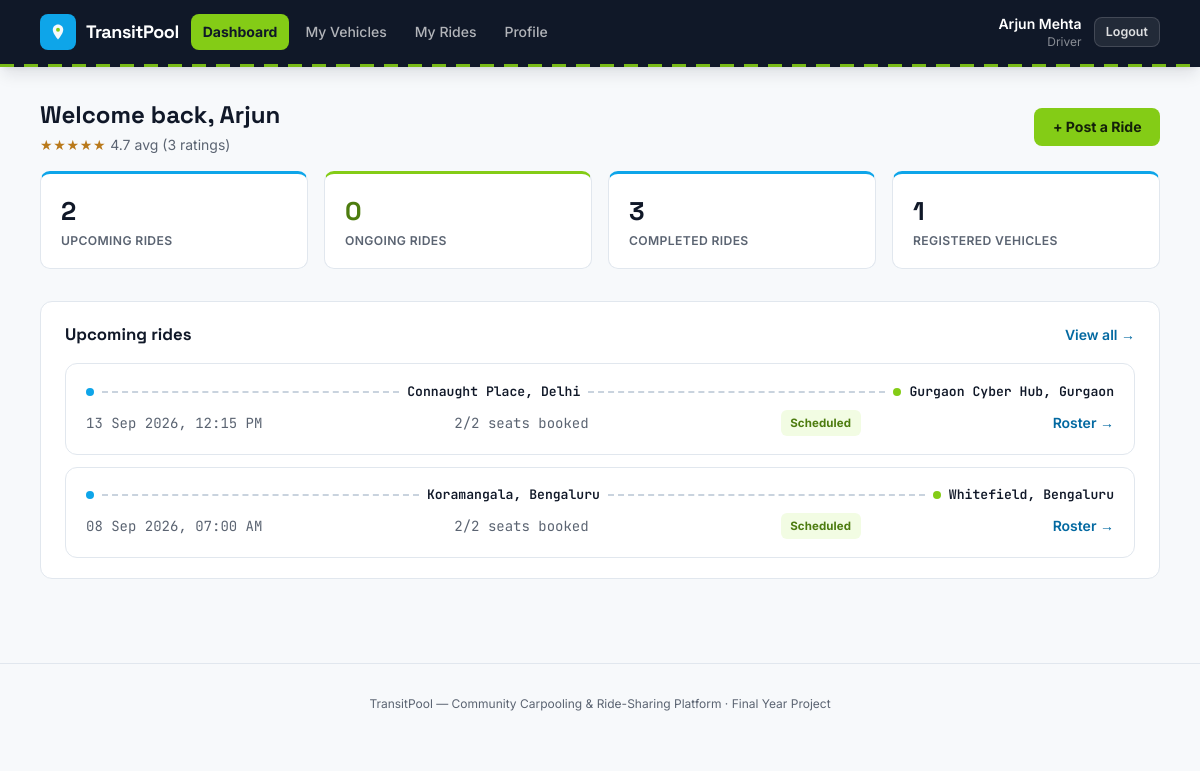
The app's page /index.php?route=driver/dashboard (signed in) with its own data.
### tables this page shows
CREATE TABLE rides (
    id               INT UNSIGNED AUTO_INCREMENT PRIMARY KEY,
    driver_id        INT UNSIGNED NOT NULL,
    vehicle_id       INT UNSIGNED NOT NULL,
    origin           VARCHAR(120) NOT NULL,
    destination      VARCHAR(120) NOT NULL,
    departure_at     DATETIME NOT NULL,
    seats_total      TINYINT UNSIGNED NOT NULL,
    seats_available  TINYINT UNSIGNED NOT NULL,
    price_per_seat   DECIMAL(8,2) NOT NULL,
    notes            VARCHAR(255) NULL,
    status           ENUM('scheduled','ongoing','completed','cancelled') NOT NULL DEFAULT 'scheduled',
    created_at       TIMESTAMP NOT NULL DEFAULT CURRENT_TIMESTAMP,
    CONSTRAINT fk_rides_driver  FOREIGN KEY (driver_id)  REFERENCES users(id)    ON DELETE CASCADE,
    CONSTRAINT fk_rides_vehicle FOREIGN KEY (vehicle_id) REFERENCES vehicles(id) ON DELETE RESTRICT,
    INDEX idx_rides_driver (driver_id),
    INDEX idx_rides_search (status, departure_at),
    INDEX idx_rides_origin (origin),
    INDEX idx_rides_destination (destination)
);

### app/controllers/DriverController.php (called while the page is built, shortened)
<?php
require_once __DIR__ . '/../models/Vehicle.php';
require_once __DIR__ . '/../models/Ride.php';
require_once __DIR__ . '/../models/Rating.php';
class DriverController
{
    public function dashboard(): void
    {
        $driverId = Auth::id();
        $rides = Ride::forDriver($driverId);
        $upcoming = array_values(array_filter($rides, fn($r) => $r['status'] === 'scheduled'));
        $ongoing = array_values(array_filter($rides, fn($r) => $r['status'] === 'ongoing'));
        $completed = array_values(array_filter($rides, fn($r) => $r['status'] === 'completed'));
        $vehicles = Vehicle::forDriver($driverId);
        $avgRating = Rating::averageForRatee($driverId);
        require __DIR__ . '/../views/driver/dashboard.php';
    }
}

### public/index.php (called while the page is built, shortened)
<?php
require_once __DIR__ . '/../core/helpers.php';
require_once __DIR__ . '/../core/Database.php';
require_once __DIR__ . '/../core/Auth.php';
require_once __DIR__ . '/../app/models/Vehicle.php';
require_once __DIR__ . '/../app/models/Ride.php';
require_once __DIR__ . '/../app/models/Rating.php';
require_once __DIR__ . '/../app/controllers/DriverController.php';
$router = new Router();
$router->get('login', fn() => (new AuthController())->showLogin());
$router->post('login', fn() => (new AuthController())->login());
$router->get('register', fn() => (new AuthController())->showRegister());
$router->post('register', fn() => (new AuthController())->register());
$router->post('logout', fn() => (new AuthController())->logout());
$router->get('admin/dashboard', fn() => (new AdminController())->dashboard());
$router->get('admin/users', fn() => (new AdminController())->users());
$router->post('admin/users/status', fn() => (new AdminController())->userStatus());
$router->get('admin/vehicles', fn() => (new AdminController())->vehicles());
$router->post('admin/vehicles/status', fn() => (new AdminController())->vehicleStatus());
$router->get('admin/rides', fn() => (new AdminController())->rides());
$router->get('admin/rides/show', fn() => (new AdminController())->rideShow());
$router->post('admin/rides/cancel', fn() => (new AdminController())->rideCancel());
$router->get('admin/bookings', fn() => (new AdminController())->bookings());
$router->get('admin/ratings', fn() => (new AdminController())->ratings());
$router->get('admin/reports', fn() => (new AdminController())->reports());
$router->post('admin/reports/resolve', fn() => (new AdminController())->reportResolve());
$router->get('driver/dashboard', fn() => (new DriverController())->dashboard());
$router->get('driver/vehicles', fn() => (new DriverController())->vehicles());
$router->get('driver/vehicles/new', fn() => (new DriverController())->vehicleNew());
$router->post('driver/vehicles/store', fn() => (new DriverController())->vehicleStore());
$router->get('driver/vehicles/edit', fn() => (new DriverController())->vehicleEdit());
$router->post('driver/vehicles/update', fn() => (new DriverController())->vehicleUpdate());
$router->post('driver/vehicles/deactivate', fn() => (new DriverController())->vehicleDeactivate());
$router->post('driver/vehicles/activate', fn() => (new DriverController())->vehicleActivate());
$router->get('driver/rides', fn() => (new DriverController())->rides());
$router->get('driver/rides/new', fn() => (new DriverController())->rideNew());
$router->post('driver/rides/store', fn() => (new DriverController())->rideStore());
$router->get('driver/rides/edit', fn() => (new DriverController())->rideEdit());
$router->post('driver/rides/update', fn() => (new DriverController())->rideUpdate());
$router->post('driver/rides/cancel', fn() => (new DriverController())->rideCancel());
$router->post('driver/rides/start', fn() => (new DriverController())->rideStart());
$router->post('driver/rides/complete', fn() => (new DriverController())->rideComplete());
$router->get('driver/rides/roster', fn() => (new DriverController())->roster());
$router->get('driver/rides/rate', fn() => (new DriverController())->rateRiders());
$router->post('driver/ratings/store', fn() => (new DriverController())->rateRiderStore());
$router->get('driver/profile', fn() => (new DriverController())->profile());
$router->get('rider/dashboard', fn() => (new RiderController())->dashboard());
$router->get('rider/search', fn() => (new RiderController())->search());
$router->get('rider/rides/show', fn() => (new RiderController())->rideShow());
$router->post('rider/bookings/store', fn() => (new RiderController())->bookingStore());
$router->get('rider/bookings', fn() => (new RiderController())->bookings());
$router->post('rider/bookings/cancel', fn() => (new RiderController())->bookingCancel());
$router->get('rider/rides/rate', fn() => (new RiderController())->rateDriver());
$router->post('rider/ratings/store', fn() => (new RiderController())->rateDriverStore());
$router->get('rider/profile', fn() => (new RiderController())->profile());
$router->get('reports/new', fn() => (new ReportController())->newForm());
$router->post('reports/store', fn() => (new ReportController())->store());
$route = $_GET['route'] ?? '';
$router->dispatch($_SERVER['REQUEST_METHOD'], $route);

### core/Router.php (called while the page is built, shortened)
<?php
class Router
{
    private array $routes = ['GET' => [], 'POST' => []];
    public function get(string $route, callable $handler): void
    {
        $this->routes['GET'][$route] = $handler;
    }
    public function post(string $route, callable $handler): void
    {
        $this->routes['POST'][$route] = $handler;
    }
    public function dispatch(string $method, string $route): void
    {
        $handler = $this->routes[$method][$route] ?? null;
        try {
            $handler();
        } catch (Throwable $e) {
            error_log($e->getMessage());
            http_response_code(500);
            require __DIR__ . '/../app/views/errors/500.php';
        }
    }
}

### core/Auth.php (called while the page is built, shortened)
<?php
require_once __DIR__ . '/Database.php';
class Auth
{
    public static function id(): ?int
    {
        return $_SESSION['user_id'] ?? null;
    }
    public static function name(): ?string
    {
        return $_SESSION['user_name'] ?? null;
    }
}

### core/helpers.php (called while the page is built, shortened)
<?php
function e(?string $value): string
{
    return htmlspecialchars($value ?? '', ENT_QUOTES, 'UTF-8');
}
function format_datetime(?string $datetime): string
{
    $ts = strtotime($datetime);
    return $ts === false ? '-' : date('d M Y, h:i A', $ts);
}
function stars(int $count): string
{
    $count = max(0, min(5, $count));
    return str_repeat('★', $count) . str_repeat('☆', 5 - $count);
}
function status_badge_class(string $status): string
{
    return match ($status) {
        'active', 'confirmed', 'completed', 'resolved', 'scheduled' => 'badge-lime',
        'ongoing' => 'badge-sky',
        'inactive', 'cancelled', 'dismissed' => 'badge-slate',
        'open' => 'badge-amber',
        default => 'badge-slate',
    };
}

### core/Database.php (called while the page is built)
<?php
class Database
{
    private static ?PDO $instance = null;
    public static function connect(): PDO
    {
        if (self::$instance === null) {
            $config = require __DIR__ . '/../config/database.php';
            $dsn = sprintf(
                'mysql:host=%s;port=%d;dbname=%s;charset=%s',
                $config['host'],
                $config['port'],
                $config['database'],
                $config['charset']
            );
            self::$instance = new PDO($dsn, $config['username'], $config['password'], [
                PDO::ATTR_ERRMODE            => PDO::ERRMODE_EXCEPTION,
                PDO::ATTR_DEFAULT_FETCH_MODE => PDO::FETCH_ASSOC,
                PDO::ATTR_EMULATE_PREPARES   => false,
            ]);
        }
        return self::$instance;
    }
}

### app/models/Rating.php (called while the page is built, shortened)
<?php
require_once __DIR__ . '/../../core/Database.php';
class Rating
{
    public static function averageForRatee(int $userId): ?array
    {
        $stmt = Database::connect()->prepare('SELECT AVG(stars) AS avg_stars, COUNT(*) AS n FROM ratings WHERE ratee_id = ?');
        $stmt->execute([$userId]);
        $row = $stmt->fetch();
        return ['avg' => round((float)$row['avg_stars'], 1), 'count' => (int)$row['n']];
    }
}

### config/database.php (called while the page is built)
<?php
return [
    'host'     => '127.0.0.1',
    'port'     => 3306,
    'database' => 'carpooling_ride_sharing',
    'username' => 'root',
    'password' => '',
    'charset'  => 'utf8mb4',
];

### app/models/Ride.php (called while the page is built, shortened)
<?php
require_once __DIR__ . '/../../core/Database.php';
class Ride
{
    public static function forDriver(int $driverId): array
    {
        $stmt = Database::connect()->prepare(
            'SELECT r.*, v.make, v.model, v.plate_number
             FROM rides r JOIN vehicles v ON v.id = r.vehicle_id
             WHERE r.driver_id = ? ORDER BY r.departure_at DESC'
        );
        $stmt->execute([$driverId]);
        return $stmt->fetchAll();
    }
}

### app/models/Vehicle.php (called while the page is built, shortened)
<?php
require_once __DIR__ . '/../../core/Database.php';
class Vehicle
{
    public static function forDriver(int $driverId): array
    {
        $stmt = Database::connect()->prepare('SELECT * FROM vehicles WHERE driver_id = ? ORDER BY created_at DESC');
        $stmt->execute([$driverId]);
        return $stmt->fetchAll();
    }
}

### app/views/driver/dashboard.php (the view, shortened to what this page needs)
<?php $pageTitle = 'Driver Dashboard'; require __DIR__ . '/../partials/header.php'; require __DIR__ . '/../partials/navbar.php'; ?>
<main class="max-w-6xl mx-auto px-4 py-8">
    <div class="card-head">
        <div>
            <h1 class="font-display text-2xl font-bold">Welcome back, <?= e(explode(' ', Auth::name())[0]) ?></h1>
            <p class="text-slateink text-sm mt-1">
                <?php if ($avgRating): ?>
                    <span class="star-rating"><?= stars((int)round($avgRating['avg'])) ?></span> <?= $avgRating['avg'] ?> avg (<?= $avgRating['count'] ?> ratings)
                <?php else: ?>
                    No ratings yet.
                <?php endif; ?>
            </p>
        </div>
        <a href="/index.php?route=driver/rides/new" class="btn-accent">+ Post a Ride</a>
    </div>
    <div class="grid grid-cols-2 md:grid-cols-4 gap-4 mb-8">
        <div class="stat-tile"><span class="stat-value"><?= count($upcoming) ?></span><span class="stat-label">Upcoming rides</span></div>
        <div class="stat-tile stat-tile-accent"><span class="stat-value"><?= count($ongoing) ?></span><span class="stat-label">Ongoing rides</span></div>
        <div class="stat-tile"><span class="stat-value"><?= count($completed) ?></span><span class="stat-label">Completed rides</span></div>
        <div class="stat-tile"><span class="stat-value"><?= count($vehicles) ?></span><span class="stat-label">Registered vehicles</span></div>
    </div>
    <div class="card">
        <div class="card-head">
            <h2>Upcoming rides</h2>
            <a href="/index.php?route=driver/rides" class="text-sm font-semibold text-sky-dark hover:underline">View all &rarr;</a>
        </div>
        <div class="space-y-3">
            <?php foreach (array_merge($ongoing, $upcoming) as $r): ?>
                <div class="ride-card">
                    <div class="route-strip mb-2">
                        <span class="route-dot"></span><span class="route-line"></span>
                        <span class="text-ink"><?= e($r['origin']) ?></span>
                        <span class="route-line"></span><span class="route-dot end"></span>
                        <span class="text-ink"><?= e($r['destination']) ?></span>
                    </div>
                    <div class="flex flex-wrap items-center justify-between gap-2 text-sm text-slateink">
                        <span class="font-mono-tab"><?= format_datetime($r['departure_at']) ?></span>
                        <span class="font-mono-tab"><?= (int)($r['seats_total'] - $r['seats_available']) ?>/<?= (int)$r['seats_total'] ?> seats booked</span>
                        <span class="badge <?= status_badge_class($r['status']) ?>"><?= e(ucfirst($r['status'])) ?></span>
                        <a href="/index.php?route=driver/rides/roster&id=<?= (int)$r['id'] ?>" class="text-sky-dark font-semibold hover:underline">Roster &rarr;</a>
                    </div>
                </div>
            <?php endforeach; ?>
        </div>
    </div>
</main>
<?php require __DIR__ . '/../partials/footer.php'; ?>

### public/assets/css/style.css (style rules this page uses)
* { box-sizing: border-box; }
h1, h2, h3, h4, .font-display { font-family: 'Space Grotesk', 'Inter', sans-serif; }
.font-mono-tab { font-family: 'JetBrains Mono', monospace; font-variant-numeric: tabular-nums; }
.route-strip { display: flex; align-items: center; gap: 0.5rem; font-family: 'JetBrains Mono', monospace; font-size: 0.82rem; font-weight: 600; }
.route-strip .route-dot { width: 8px; height: 8px; border-radius: 50%; background: #0EA5E9; flex-shrink: 0; }
.route-strip .route-dot.end { background: #84CC16; }
.route-strip .route-line { flex: 1; min-width: 1.25rem; height: 0; border-top: 2px dashed #C9D3DE; }
.card { background: #fff; border: 1px solid var(--line, #E1E7EE); border-radius: 12px; padding: 1.25rem 1.5rem; margin-bottom: 1.25rem; }
.card-head { display: flex; align-items: center; justify-content: space-between; gap: 1rem; margin-bottom: 1rem; flex-wrap: wrap; }
.card-head h2 { font-size: 1.05rem; font-weight: 700; }
.stat-tile { background: #fff; border: 1px solid #E1E7EE; border-radius: 10px; padding: 1.1rem 1.25rem; display: flex; flex-direction: column; gap: 0.15rem; border-top: 3px solid #0EA5E9; }
.stat-tile .stat-value { font-family: 'Space Grotesk', sans-serif; font-size: 1.6rem; font-weight: 700; color: #101828; }
.stat-tile .stat-label { font-size: 0.76rem; color: #5B6472; font-weight: 600; text-transform: uppercase; letter-spacing: 0.03em; }
.stat-tile-accent { border-top-color: #84CC16; }
.stat-tile-accent .stat-value { color: #4D7C0F; }
.btn-accent { background: #84CC16; color: #14210A; border-radius: 8px; padding: 0.55rem 1.15rem; font-weight: 700; font-size: 0.88rem; display: inline-flex; align-items: center; justify-content: center; gap: .4rem; border: none; cursor: pointer; }
.badge { display:inline-flex; align-items:center; padding: 0.2rem 0.6rem; border-radius: 6px; font-size: 0.72rem; font-weight: 700; letter-spacing: 0.01em; }
.badge-lime { background: #F2FCE3; color: #4D7C0F; }
.ride-card { background: #fff; border: 1px solid #E1E7EE; border-radius: 12px; padding: 1.1rem 1.25rem; transition: box-shadow .15s, border-color .15s; }
.star-rating { color: #B9791A; letter-spacing: 0.05em; }

### records on screen
rides: origin "Connaught Place, Delhi", destination "Gurgaon Cyber Hub, Gurgaon", departure_at "13 Sep 2026, 12:15 PM", $r['seats_total']-$r['seats_available'] "2", seats_total "2", status "Scheduled"
rides: origin "Koramangala, Bengaluru", destination "Whitefield, Bengaluru", departure_at "08 Sep 2026, 07:00 AM", $r['seats_total']-$r['seats_available'] "2", seats_total "2", status "Scheduled"

### other values on screen
$label "Dashboard"
$label "My Vehicles"
$label "My Rides"
$label "Profile"
Auth::name() "Arjun Mehta"
str_replace('_', ' ', $role ?? '') "Driver"
explode(' ', Auth::name())[0] "Arjun"
stars((int)round($avgRating['avg'])) "★★★★★"
$avgRating['avg'] "4.7"
$avgRating['count'] "3"
count($upcoming) "2"
count($ongoing) "0"
count($completed) "3"
count($vehicles) "1"
